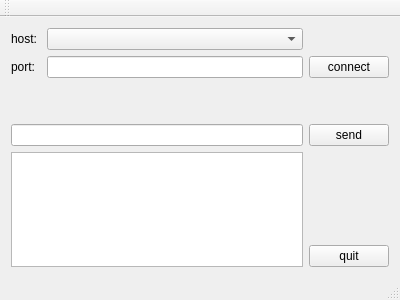
<?xml version="1.0" encoding="UTF-8"?>
<ui version="4.0">
 <class>MainWindow</class>
 <widget class="QMainWindow" name="MainWindow">
  <property name="geometry">
   <rect>
    <x>0</x>
    <y>0</y>
    <width>400</width>
    <height>300</height>
   </rect>
  </property>
  <property name="windowTitle">
   <string>MainWindow</string>
  </property>
  <widget class="QWidget" name="centralWidget">
   <layout class="QGridLayout" name="gridLayout">
    <item row="0" column="0">
     <widget class="QLabel" name="hostLabel">
      <property name="text">
       <string>host: </string>
      </property>
     </widget>
    </item>
    <item row="2" column="0">
     <widget class="QLabel" name="portLabel">
      <property name="text">
       <string>port: </string>
      </property>
     </widget>
    </item>
    <item row="2" column="1">
     <widget class="QLineEdit" name="portLineEdit"/>
    </item>
    <item row="0" column="1">
     <widget class="QComboBox" name="hostBox"/>
    </item>
    <item row="4" column="0" colspan="2">
     <widget class="QLineEdit" name="chatLineEdit"/>
    </item>
    <item row="4" column="2">
     <widget class="QPushButton" name="sendButton">
      <property name="text">
       <string>send</string>
      </property>
     </widget>
    </item>
    <item row="0" column="2">
     <widget class="QLabel" name="statusLabel">
      <property name="text">
       <string/>
      </property>
     </widget>
    </item>
    <item row="2" column="2">
     <widget class="QPushButton" name="connectButton">
      <property name="text">
       <string>connect</string>
      </property>
     </widget>
    </item>
    <item row="3" column="1">
     <spacer name="verticalSpacer">
      <property name="orientation">
       <enum>Qt::Vertical</enum>
      </property>
      <property name="sizeType">
       <enum>QSizePolicy::Minimum</enum>
      </property>
      <property name="sizeHint" stdset="0">
       <size>
        <width>20</width>
        <height>40</height>
       </size>
      </property>
     </spacer>
    </item>
    <item row="6" column="2">
     <widget class="QPushButton" name="quitButton">
      <property name="text">
       <string>quit</string>
      </property>
     </widget>
    </item>
    <item row="5" column="2">
     <spacer name="verticalSpacer_2">
      <property name="orientation">
       <enum>Qt::Vertical</enum>
      </property>
      <property name="sizeType">
       <enum>QSizePolicy::Minimum</enum>
      </property>
      <property name="sizeHint" stdset="0">
       <size>
        <width>20</width>
        <height>40</height>
       </size>
      </property>
     </spacer>
    </item>
    <item row="5" column="0" rowspan="2" colspan="2">
     <widget class="QTextEdit" name="textEdit"/>
    </item>
   </layout>
  </widget>
  <widget class="QMenuBar" name="menuBar">
   <property name="geometry">
    <rect>
     <x>0</x>
     <y>0</y>
     <width>400</width>
     <height>21</height>
    </rect>
   </property>
  </widget>
  <widget class="QToolBar" name="mainToolBar">
   <attribute name="toolBarArea">
    <enum>TopToolBarArea</enum>
   </attribute>
   <attribute name="toolBarBreak">
    <bool>false</bool>
   </attribute>
  </widget>
  <widget class="QStatusBar" name="statusBar"/>
 </widget>
 <layoutdefault spacing="6" margin="11"/>
 <resources/>
 <connections/>
</ui>
